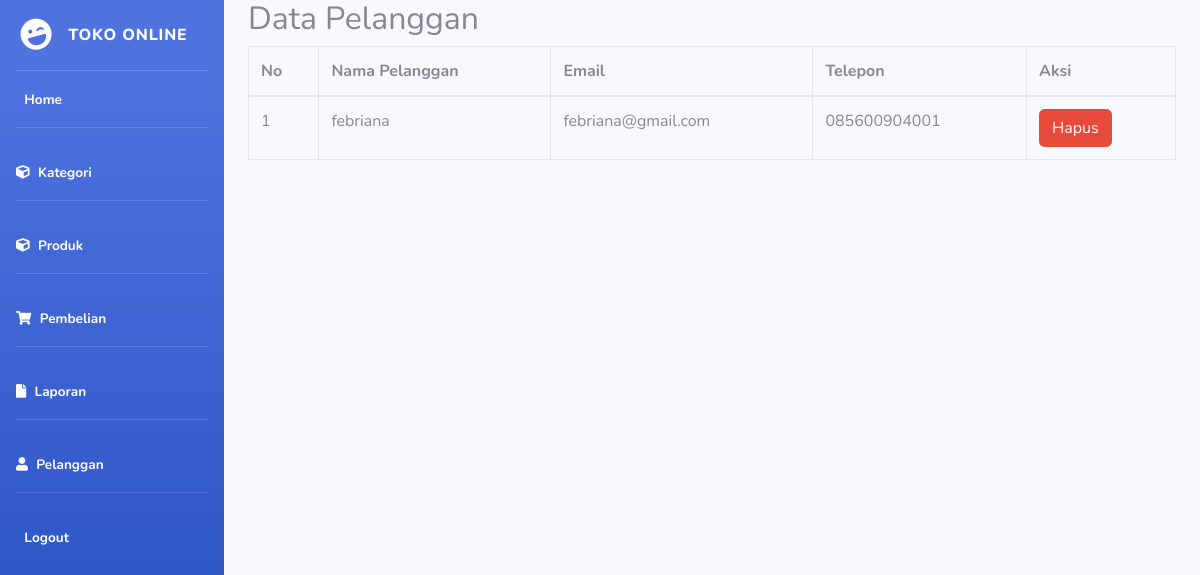
Before: /Admin/index.php?halaman=pelanggan (signed in) with the older database file.
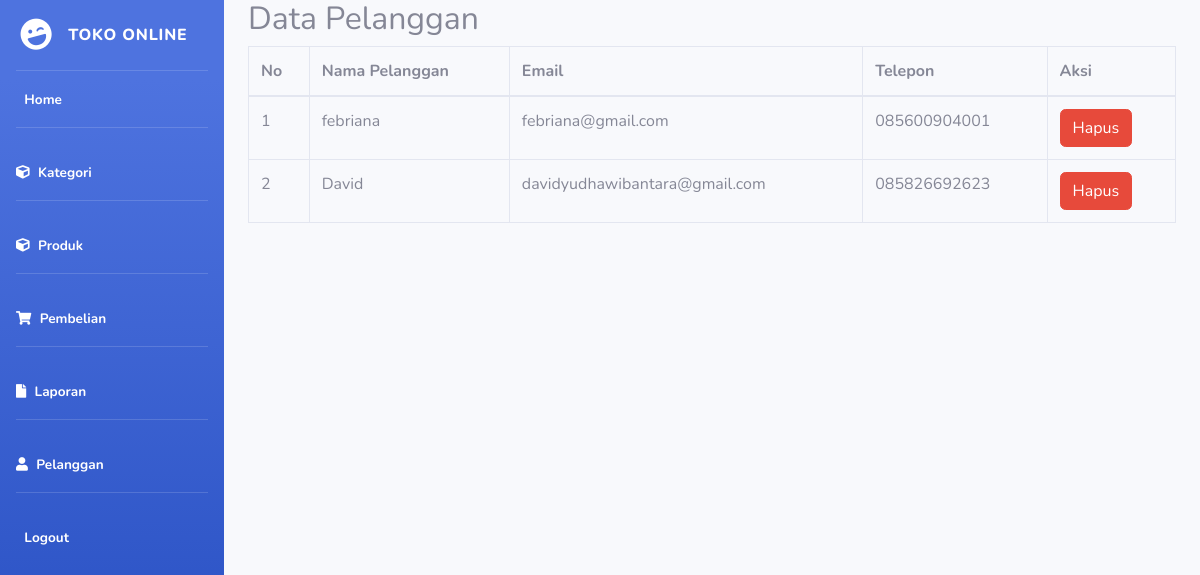
After: the same page with the newer database file.
### tables this page shows
CREATE TABLE `pelanggan` (
  `id_pelanggan` int(11) NOT NULL,
  `email_pelanggan` varchar(100) NOT NULL,
  `password_pelanggan` varchar(50) NOT NULL,
  `nama_pelanggan` varchar(100) NOT NULL,
  `telepon` varchar(25) NOT NULL,
  `alamat_pelanggan` text NOT NULL
);

### Admin/pelanggan.php (the view)
<h2> Data Pelanggan </h2>
<table class="table table-bordered">
    <thead>
        <tr>
            <th> No </th>
            <th> Nama Pelanggan </th>
            <th> Email </th>
            <th> Telepon </th>
            <th> Aksi </th>
        </tr>
    </thead>
    <tbody>
        <?php $no=1; ?>
        <?php $data = $koneksi->query("SELECT * FROM pelanggan"); ?>
        <?php while($detail = $data->fetch_assoc()) {?>
        <tr>
            <td><?php echo $no; ?> </td>
            <td><?php echo $detail['nama_pelanggan']; ?></td>
            <td><?php echo $detail['email_pelanggan']; ?></td>
            <td><?php echo $detail['telepon']; ?></td>
            <td>
                <a href=""  class="btn-danger btn"> Hapus </a>
            </td>
        </tr>
        <?php $no++ ?>
        <?php } ?>
    </tbody>
</table>

Changed rows visible on the page:
added pelanggan: nama_pelanggan "David", email_pelanggan "davidyudhawibantara@gmail.com", telepon "085826692623"
